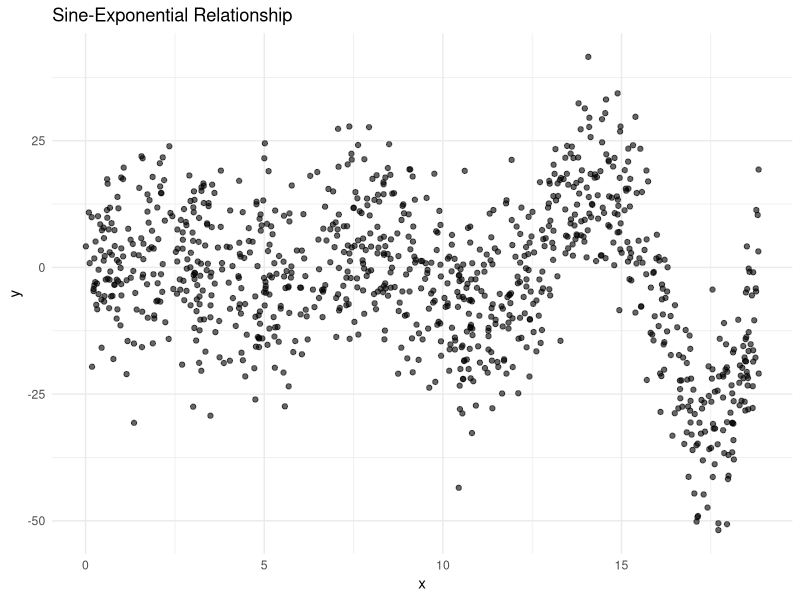

The R script that drew this image:
## ---- chunk 1
knitr::opts_chunk$set(echo = TRUE)
## ---- chunk 2
library(ggplot2)
library(gridExtra)

set.seed(666420) 


# Function to generate data with sine-exponential relationship
generate_sine_exp_data <- function(n = 1000, noise_sd = 10) {
  x <- runif(n, 0, 6*pi)
  # True model: y = sin(x) * exp(0.2*x) + error
  y <- sin(x) * exp(0.2*x) + rnorm(n, 0, noise_sd)
  data.frame(x = x, y = y)
}

# Generate both datasets
sine_exp_data <- generate_sine_exp_data()

# Visualize the sine-exponential data
p1 <- ggplot(sine_exp_data, aes(x = x, y = y)) +
  geom_point(alpha = 0.6) +
  ggtitle("Sine-Exponential Relationship") +
  theme_minimal()

p1

